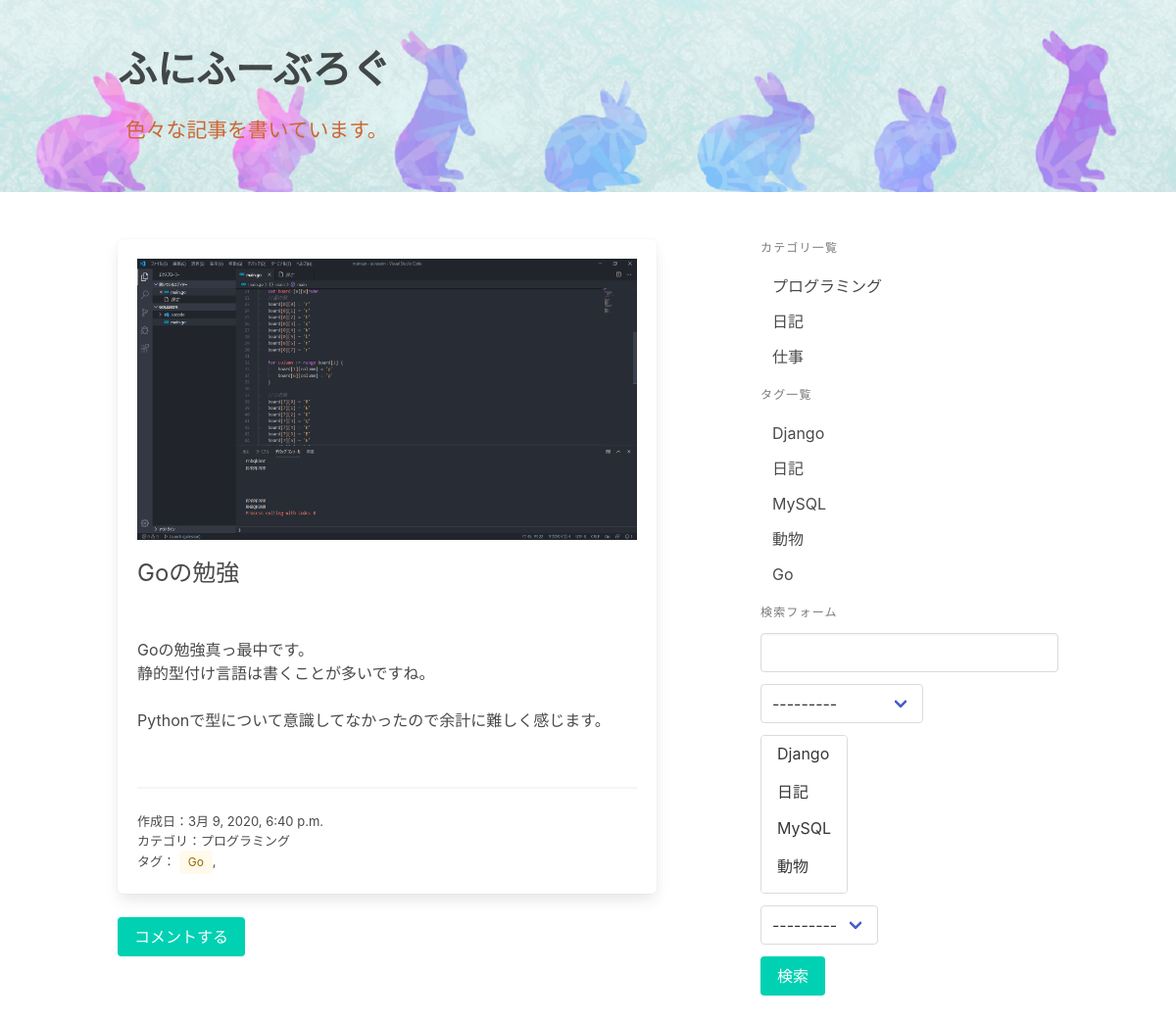
The page /detail/12/ on the database as committed earlier.
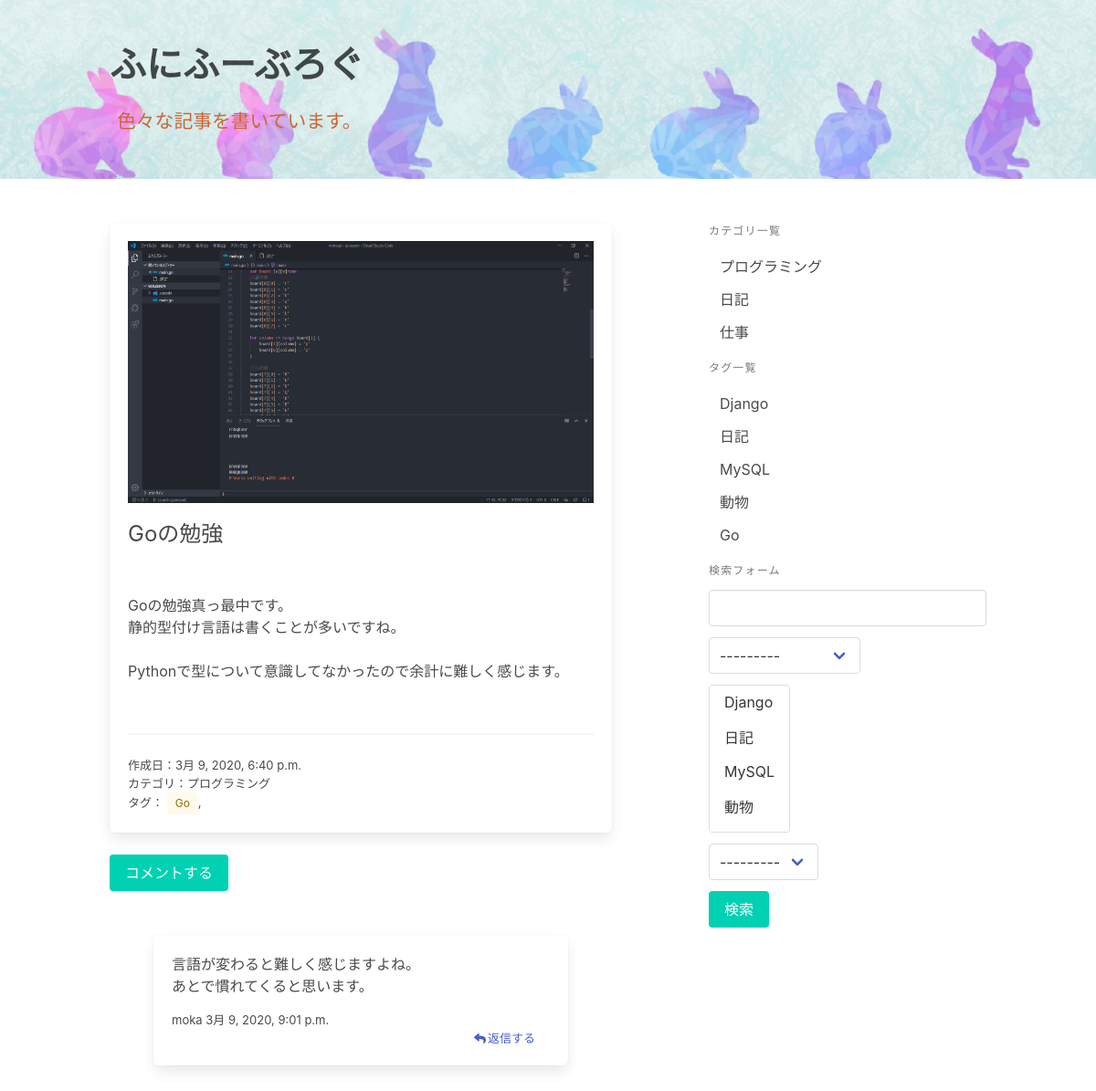
The same page on the database as committed later.
### blog/models.py (models this page shows, shortened)
class Post(models.Model):
    photo = models.ImageField('画像', blank=True)
    title = models.CharField('タイトル', max_length=32)
    text = models.TextField('本文')
    category = models.ForeignKey(Category, on_delete=models.PROTECT, verbose_name='カテゴリ')
    tags = models.ManyToManyField(Tag, verbose_name='タグ', blank=True)
    writer = models.ForeignKey(settings.AUTH_USER_MODEL, on_delete=models.PROTECT, verbose_name='投稿者')
    created_at = models.DateTimeField('作成日', auto_now_add=True)
    updated_at = models.DateTimeField('更新日', auto_now=True)

class Category(models.Model):
    name = models.CharField('カテゴリ名', max_length=255, unique=True)
    def __str__(self):
        return self.name

class Tag(models.Model):
    name = models.CharField('タグ名', max_length=255, unique=True)
    def __str__(self):
        return self.name

class Comment(models.Model):
    name = models.CharField('お名前', max_length=255)
    text = models.TextField('本文')
    created_at = models.DateTimeField('作成日', auto_now_add=True)
    target = models.ForeignKey(Post, on_delete=models.PROTECT, verbose_name='どの記事へのコメントか')

### blog/views.py (the view)
# urls.py: path('detail/<int:pk>/', views.PostDetail.as_view(), name='post_detail'),
class PostDetail(generic.DetailView):
    model = Post

### blog/forms.py
class PostSearchForm(forms.Form):
    key_word = forms.CharField(
        label='キーワード', required=False,
        widget=forms.TextInput(attrs={'class': 'input'})
    )
    category = forms.ModelChoiceField(
        label='カテゴリの選択', required=False,
        queryset=Category.objects.all(),
    )
    tags = forms.ModelMultipleChoiceField(
        label='タグの選択', required=False,
        queryset=Tag.objects.all(),
    )
    user = forms.ModelChoiceField(
        label='投稿者', required=False,
        queryset=User.objects.all(),
    )

### blog/templatetags/blog.py (called while the page is built)
@register.inclusion_tag('blog/category_and_tag_list.html')
def create_category_and_tag_list():
    return {
        'category_list': Category.objects.all(),
        'tag_list': Tag.objects.all(),
    }

@register.inclusion_tag('blog/search_form.html')
def create_search_form(request):
    form = PostSearchForm(request.GET or None)
    return {'form': form}

### blog/templates/blog/post_detail.html (shortened to what this page needs)
{% extends 'blog/base.html' %}
{% block content %}
  <article class="box">
  <figure class="image is-16by9">
    <img src="{{post.photo.url}}">
  </figure>
    <h1 class="posttitle">{{post.title}}</h1>
    <div class='text'>
      {{ post.text| linebreaksbr | urlize }}
    </div>
    <hr>
    <p class="small">作成日：{{post.created_at}}</p>
    <p class="small">カテゴリ：{{post.category}}</p>
    <p class="small">タグ：  {% for tag in post.tags.all %}<span class="tag is-warning is-light">{{tag}}</span>,{% endfor %}</p>
  </article>
  <a class="button is-primary" href="{% url 'blog:comment_create' post.pk %}">コメントする</a>
  <section class='section'>
    {% for comment in post.comment_set.all %}
      <div class="box">
        {{ comment.text | linebreaksbr | urlize }}
        <p class="comment"> {{ comment.name }} {{comment.created_at}}</p>
        <div class="level-right reply">
        <a class="level-item" aria-label="reply" href="{% url 'blog:reply_create' comment.pk %}"><span class="icon is-small">
              <i class="fas fa-reply" aria-hidden="true"></i>
            </span> 返信する</a>
        </div>
      </div>
    {% endfor %}
  </section>
{% endblock %}

### blog/templates/blog/base.html (shortened to what this page needs)
{% load blog %}
{% load static %}
<!DOCTYPE html>
<html lang="ja">
  <head>
    <link rel="stylesheet" href="https://cdnjs.cloudflare.com/ajax/libs/bulma/0.8.0/css/bulma.min.css">
    <link rel="stylesheet" href="{% static 'blog/base.css' %}">
  </head>
  <body>
    <header class="hero is-warning">
      <div class="hero-body">
        <div class="container">
          <h1 class="title"><a href="{% url 'blog:post_list' %}" class= "blogtop">ふにふーぶろぐ</a></h1>
          <h2 class="sub">色々な記事を書いています。</h2>
        </div>
      </div>
      </header>
      <div class="section">
        <div class="container">
          <div class="columns">
            <main class="column is-7">
              {% block content %}{% endblock %}
            </main>
            <aside class="column is-offset-1 is-4 menu">
              {% create_category_and_tag_list %}
              {% create_search_form request %}
            </aside>
          </div>
        </div>
      </div>
  </body>
</html>

### blog/templates/blog/category_and_tag_list.html
<p class="menu-label">カテゴリ一覧</p>
<ul class="menu-list">
  {% for category in category_list %}
    <li> <a href="{% url 'blog:post_category_list' category.pk %}">{{category}}</a> </li>
  {% endfor %}
</ul>
<p class="menu-label">タグ一覧</p>
<ul class="menu-list">
  {% for tag in tag_list %}
    <li> <a href="{% url 'blog:post_tag_list' tag.pk %}">{{tag}}</a> </li>
  {% endfor %}
</ul>

### blog/templates/blog/search_form.html
<p class="menu-label">検索フォーム</p>
<form action="{% url 'blog:post_list' %}" method="get">
  <div class="field">
    <div class="control">
      {{ form.key_word }}
    </div>
  </div>
  <div class="field">
    <div class="control">
      <div class="select">
        {{ form.category }}
      </div>
    </div>
  </div>
  <div class="field">
    <div class="control">
      <div class="select is-multiple">
        {{ form.tags }}
      </div>
    </div>
  </div>
  <div class="field">
    <div class="control">
      <div class="select">
        {{ form.user }}
      </div>
    </div>
  </div>
  <button class="button is-primary" type="submit">検索</button>
</form>

### blog/static/blog/base.css (style rules this page uses)
.hero.is-warning { background-image: url(images/usagi.png); background-repeat: no-repeat; background-size: cover; }
.blogtop { color: #cc6633; font-size: 2.5rem; }
.sub { color: #cc6633; font-size: 1.3rem; padding-left: 0.5rem; }
.posttitle { font-size: 1.5rem; padding-top: 1rem; padding-bottom: 3rem; }
.text { padding-bottom: 2rem; }
.comment { font-size: small; padding-top: 1rem; }
.small { font-size: small; }
.reply { font-size: small; padding-right: 1rem }

Rows that differ between the two databases and show on the page:
added Comment: text "言語が変わると難しく感じますよね。 あとで慣れてくると思います。", name "moka", created_at "3月 9, 2020, 9:01 p.m."
